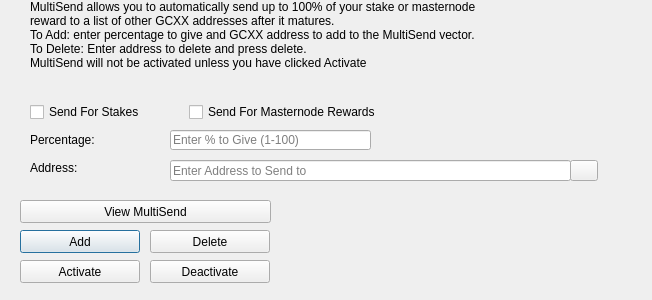
<?xml version="1.0" encoding="UTF-8"?>
<ui version="4.0">
 <class>MultiSendDialog</class>
 <widget class="QDialog" name="MultiSendDialog">
  <property name="windowModality">
   <enum>Qt::NonModal</enum>
  </property>
  <property name="geometry">
   <rect>
    <x>0</x>
    <y>0</y>
    <width>652</width>
    <height>300</height>
   </rect>
  </property>
  <property name="windowTitle">
   <string>MultiSend</string>
  </property>
  <widget class="QLineEdit" name="multiSendPercentEdit">
   <property name="geometry">
    <rect>
     <x>170</x>
     <y>130</y>
     <width>201</width>
     <height>20</height>
    </rect>
   </property>
   <property name="toolTip">
    <string>Enter whole numbers 1 - 100</string>
   </property>
   <property name="placeholderText">
    <string>Enter % to Give (1-100)</string>
   </property>
  </widget>
  <widget class="QLineEdit" name="multiSendAddressEdit">
   <property name="geometry">
    <rect>
     <x>170</x>
     <y>160</y>
     <width>401</width>
     <height>21</height>
    </rect>
   </property>
   <property name="toolTip">
    <string/>
   </property>
   <property name="placeholderText">
    <string>Enter Address to Send to</string>
   </property>
  </widget>
  <widget class="QLabel" name="label_2">
   <property name="geometry">
    <rect>
     <x>30</x>
     <y>0</y>
     <width>451</width>
     <height>121</height>
    </rect>
   </property>
   <property name="lineWidth">
    <number>1</number>
   </property>
   <property name="text">
    <string>MultiSend allows you to automatically send up to 100% of your stake or masternode reward to a list of other GCXX addresses after it matures.
To Add: enter percentage to give and GCXX address to add to the MultiSend vector.
To Delete: Enter address to delete and press delete.
MultiSend will not be activated unless you have clicked Activate</string>
   </property>
   <property name="alignment">
    <set>Qt::AlignLeading|Qt::AlignLeft|Qt::AlignTop</set>
   </property>
   <property name="wordWrap">
    <bool>true</bool>
   </property>
  </widget>
  <widget class="QLabel" name="message">
   <property name="geometry">
    <rect>
     <x>290</x>
     <y>200</y>
     <width>351</width>
     <height>91</height>
    </rect>
   </property>
   <property name="text">
    <string/>
   </property>
  </widget>
  <widget class="QPushButton" name="addButton">
   <property name="geometry">
    <rect>
     <x>20</x>
     <y>230</y>
     <width>120</width>
     <height>23</height>
    </rect>
   </property>
   <property name="toolTip">
    <string/>
   </property>
   <property name="statusTip">
    <string>Add to MultiSend Vector</string>
   </property>
   <property name="text">
    <string>Add</string>
   </property>
  </widget>
  <widget class="QPushButton" name="disableButton">
   <property name="geometry">
    <rect>
     <x>150</x>
     <y>260</y>
     <width>120</width>
     <height>23</height>
    </rect>
   </property>
   <property name="statusTip">
    <string>Deactivate MultiSend</string>
   </property>
   <property name="text">
    <string>Deactivate</string>
   </property>
  </widget>
  <widget class="QPushButton" name="addressBookButton">
   <property name="geometry">
    <rect>
     <x>570</x>
     <y>160</y>
     <width>28</width>
     <height>21</height>
    </rect>
   </property>
   <property name="toolTip">
    <string>Choose an address from the address book</string>
   </property>
   <property name="text">
    <string/>
   </property>
   <property name="icon">
    <iconset resource="../gcx.qrc">
     <normaloff>:/icons/address-book</normaloff>:/icons/address-book</iconset>
   </property>
   <property name="shortcut">
    <string>Alt+A</string>
   </property>
   <property name="autoDefault">
    <bool>false</bool>
   </property>
  </widget>
  <widget class="QLabel" name="label">
   <property name="geometry">
    <rect>
     <x>30</x>
     <y>130</y>
     <width>121</width>
     <height>20</height>
    </rect>
   </property>
   <property name="toolTip">
    <string>Percentage of stake to send</string>
   </property>
   <property name="text">
    <string>Percentage:</string>
   </property>
  </widget>
  <widget class="QLabel" name="label_5">
   <property name="geometry">
    <rect>
     <x>30</x>
     <y>160</y>
     <width>111</width>
     <height>16</height>
    </rect>
   </property>
   <property name="toolTip">
    <string>Address to send portion of stake to</string>
   </property>
   <property name="text">
    <string>Address:</string>
   </property>
  </widget>
  <widget class="QPushButton" name="deleteButton">
   <property name="geometry">
    <rect>
     <x>150</x>
     <y>230</y>
     <width>120</width>
     <height>23</height>
    </rect>
   </property>
   <property name="toolTip">
    <string/>
   </property>
   <property name="statusTip">
    <string>Delete Address From MultiSend Vector</string>
   </property>
   <property name="text">
    <string>Delete</string>
   </property>
  </widget>
  <widget class="QPushButton" name="activateButton">
   <property name="geometry">
    <rect>
     <x>20</x>
     <y>260</y>
     <width>120</width>
     <height>23</height>
    </rect>
   </property>
   <property name="statusTip">
    <string>Activate MultiSend</string>
   </property>
   <property name="text">
    <string>Activate</string>
   </property>
  </widget>
  <widget class="QPushButton" name="viewButton">
   <property name="geometry">
    <rect>
     <x>20</x>
     <y>200</y>
     <width>251</width>
     <height>23</height>
    </rect>
   </property>
   <property name="toolTip">
    <string/>
   </property>
   <property name="statusTip">
    <string>View MultiSend Vector</string>
   </property>
   <property name="text">
    <string>View MultiSend</string>
   </property>
  </widget>
  <widget class="QWidget" name="horizontalLayoutWidget">
   <property name="geometry">
    <rect>
     <x>30</x>
     <y>100</y>
     <width>351</width>
     <height>24</height>
    </rect>
   </property>
   <layout class="QHBoxLayout" name="horizontalLayout">
    <item>
     <widget class="QCheckBox" name="multiSendStakeCheckBox">
      <property name="text">
       <string>Send For Stakes</string>
      </property>
     </widget>
    </item>
    <item>
     <widget class="QCheckBox" name="multiSendMasternodeCheckBox">
      <property name="text">
       <string>Send For Masternode Rewards</string>
      </property>
     </widget>
    </item>
   </layout>
  </widget>
 </widget>
 <resources>
  <include location="../gcx.qrc"/>
 </resources>
 <connections/>
</ui>
